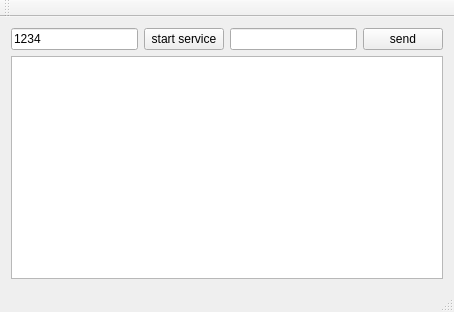
<?xml version="1.0" encoding="UTF-8"?>
<ui version="4.0">
 <class>MainWindow</class>
 <widget class="QMainWindow" name="MainWindow">
  <property name="geometry">
   <rect>
    <x>0</x>
    <y>0</y>
    <width>454</width>
    <height>312</height>
   </rect>
  </property>
  <property name="windowTitle">
   <string>MainWindow</string>
  </property>
  <widget class="QWidget" name="centralWidget">
   <layout class="QVBoxLayout" name="verticalLayout_2">
    <item>
     <layout class="QVBoxLayout" name="verticalLayout">
      <item>
       <layout class="QGridLayout" name="gridLayout">
        <item row="0" column="0">
         <widget class="QLineEdit" name="ledt_port">
          <property name="text">
           <string>1234</string>
          </property>
         </widget>
        </item>
        <item row="0" column="1">
         <widget class="QPushButton" name="btn_start">
          <property name="text">
           <string>start service</string>
          </property>
         </widget>
        </item>
        <item row="0" column="2">
         <widget class="QLineEdit" name="ledt_msg"/>
        </item>
        <item row="0" column="3">
         <widget class="QPushButton" name="btn_send">
          <property name="text">
           <string>send</string>
          </property>
         </widget>
        </item>
       </layout>
      </item>
      <item>
       <widget class="QTextEdit" name="tedt_log"/>
      </item>
     </layout>
    </item>
   </layout>
  </widget>
  <widget class="QMenuBar" name="menuBar">
   <property name="geometry">
    <rect>
     <x>0</x>
     <y>0</y>
     <width>454</width>
     <height>21</height>
    </rect>
   </property>
  </widget>
  <widget class="QToolBar" name="mainToolBar">
   <attribute name="toolBarArea">
    <enum>TopToolBarArea</enum>
   </attribute>
   <attribute name="toolBarBreak">
    <bool>false</bool>
   </attribute>
  </widget>
  <widget class="QStatusBar" name="statusBar"/>
 </widget>
 <layoutdefault spacing="6" margin="11"/>
 <resources/>
 <connections/>
</ui>
